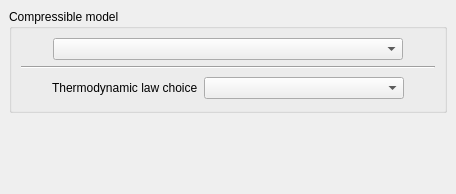
<?xml version="1.0" encoding="UTF-8"?>
<ui version="4.0">
 <class>CompressibleForm</class>
 <widget class="QWidget" name="CompressibleForm">
  <property name="geometry">
   <rect>
    <x>0</x>
    <y>0</y>
    <width>456</width>
    <height>194</height>
   </rect>
  </property>
  <property name="windowTitle">
   <string>Form</string>
  </property>
  <layout class="QGridLayout">
   <property name="margin">
    <number>9</number>
   </property>
   <property name="spacing">
    <number>6</number>
   </property>
   <item row="0" column="0">
    <widget class="QGroupBox" name="groupBoxModel">
     <property name="title">
      <string>Compressible model</string>
     </property>
     <layout class="QGridLayout">
      <property name="margin">
       <number>9</number>
      </property>
      <property name="spacing">
       <number>6</number>
      </property>
      <item row="0" column="2">
       <spacer>
        <property name="orientation">
         <enum>Qt::Horizontal</enum>
        </property>
        <property name="sizeHint" stdset="0">
         <size>
          <width>16</width>
          <height>16</height>
         </size>
        </property>
       </spacer>
      </item>
      <item row="0" column="0">
       <spacer>
        <property name="orientation">
         <enum>Qt::Horizontal</enum>
        </property>
        <property name="sizeHint" stdset="0">
         <size>
          <width>16</width>
          <height>16</height>
         </size>
        </property>
       </spacer>
      </item>
      <item row="0" column="1">
       <widget class="QComboBox" name="comboBoxCompressible">
        <property name="minimumSize">
         <size>
          <width>350</width>
          <height>0</height>
         </size>
        </property>
        <property name="toolTip">
         <string>Code_Saturne key word: ICOMPF</string>
        </property>
        <property name="statusTip">
         <string/>
        </property>
       </widget>
      </item>
      <item row="1" column="0" colspan="3">
       <widget class="Line" name="line">
        <property name="orientation">
         <enum>Qt::Horizontal</enum>
        </property>
       </widget>
      </item>
      <item row="2" column="0" colspan="3">
       <layout class="QHBoxLayout">
        <property name="spacing">
         <number>6</number>
        </property>
        <property name="margin">
         <number>0</number>
        </property>
        <item>
         <spacer>
          <property name="orientation">
           <enum>Qt::Horizontal</enum>
          </property>
          <property name="sizeHint" stdset="0">
           <size>
            <width>16</width>
            <height>26</height>
           </size>
          </property>
         </spacer>
        </item>
        <item>
         <widget class="QLabel" name="labelEOS">
          <property name="text">
           <string>Thermodynamic law choice</string>
          </property>
         </widget>
        </item>
        <item>
         <widget class="QComboBox" name="comboBoxEOS">
          <property name="minimumSize">
           <size>
            <width>200</width>
            <height>0</height>
           </size>
          </property>
          <property name="toolTip">
           <string>Code_Saturne key word: IEOS</string>
          </property>
         </widget>
        </item>
        <item>
         <spacer>
          <property name="orientation">
           <enum>Qt::Horizontal</enum>
          </property>
          <property name="sizeHint" stdset="0">
           <size>
            <width>16</width>
            <height>26</height>
           </size>
          </property>
         </spacer>
        </item>
       </layout>
      </item>
     </layout>
    </widget>
   </item>
   <item row="1" column="0">
    <spacer>
     <property name="orientation">
      <enum>Qt::Vertical</enum>
     </property>
     <property name="sizeHint" stdset="0">
      <size>
       <width>20</width>
       <height>20</height>
      </size>
     </property>
    </spacer>
   </item>
  </layout>
 </widget>
 <resources>
  <include location="resources_pages.qrc"/>
 </resources>
 <connections/>
</ui>
